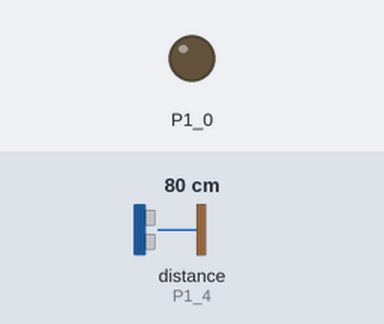
This sketch was run on a simulated TI MSP430 LaunchPad. Shown: output pins drawn as LEDs (lit = HIGH). Wiring (inferred from the names in the program): ultrasonic range finder: trigger P1_6; echo P1_4. Inputs (shaded band) come from the test bench; at power-on: distance to the obstacle (sensor on P1_4) 80 cm. The echo pulse lasts 58.3 µs per cm; pins used as bus, display or sensor lines are not drawn.

Above: at 1.2 s.
1.3 s: distance to the obstacle (sensor on P1_4) set to 56 cm
2.8 s: distance to the obstacle (sensor on P1_4) set to 46 cm
At 3.2 s:
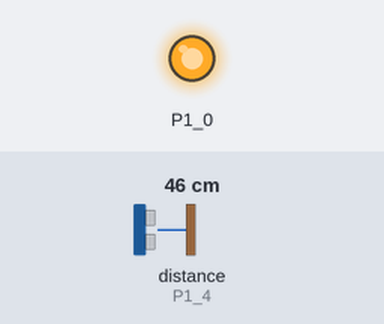
4.3 s: distance to the obstacle (sensor on P1_4) set to 60 cm
At 5.5 s:
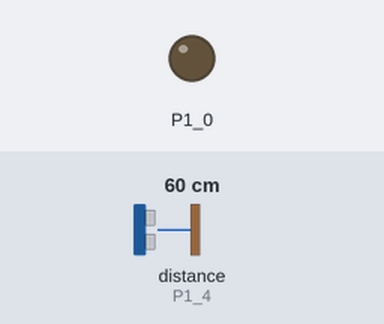
5.8 s: distance to the obstacle (sensor on P1_4) set to 2 cm
At 6.6 s:
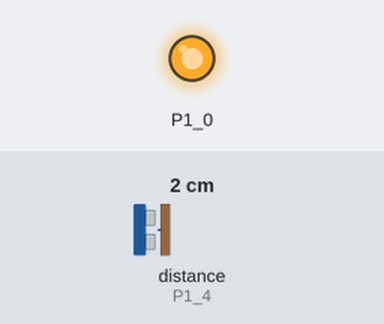
Timing chart, 0 to 8.3 s (numbered marks = the images above; inputs shaded):
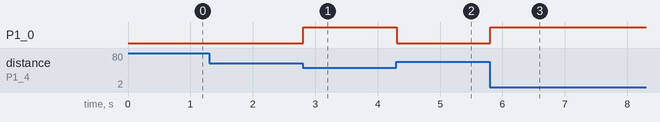

The sketch:

DistanceHCSR04.ino
```cpp
#define ECHO P1_4
#define TRIG P1_6

int maxRange = 50;
int minRange = 0;
long duration, distance;

void setup()
{
  pinMode(TRIG, OUTPUT);
  pinMode(ECHO, INPUT);
  pinMode(RED_LED, OUTPUT);
}

void loop()
{
  // put your main code here, to run repeatedly:
  digitalWrite(TRIG, LOW);
  delayMicroseconds(2);

  digitalWrite(TRIG, HIGH);
  delayMicroseconds(10);

  digitalWrite(TRIG, LOW);
  duration = pulseIn(ECHO, HIGH);
  distance = duration/58.2;

  if (distance <= maxRange){
    digitalWrite(RED_LED, HIGH);
  }
  else {
    digitalWrite(RED_LED, LOW);
  }
}
```

Measured:
- the behaviour switches between 51 and 50 cm on distance to the obstacle (sensor on P1_4) (found by bisection; images 0 and 1)
- after the input at 1.3 s, every drawn part: stays the same
- after the input at 2.8 s, P1_0: LOW → HIGH at once
- after the input at 4.3 s, P1_0: HIGH → LOW at once
- after the input at 5.8 s, P1_0: LOW → HIGH at once
